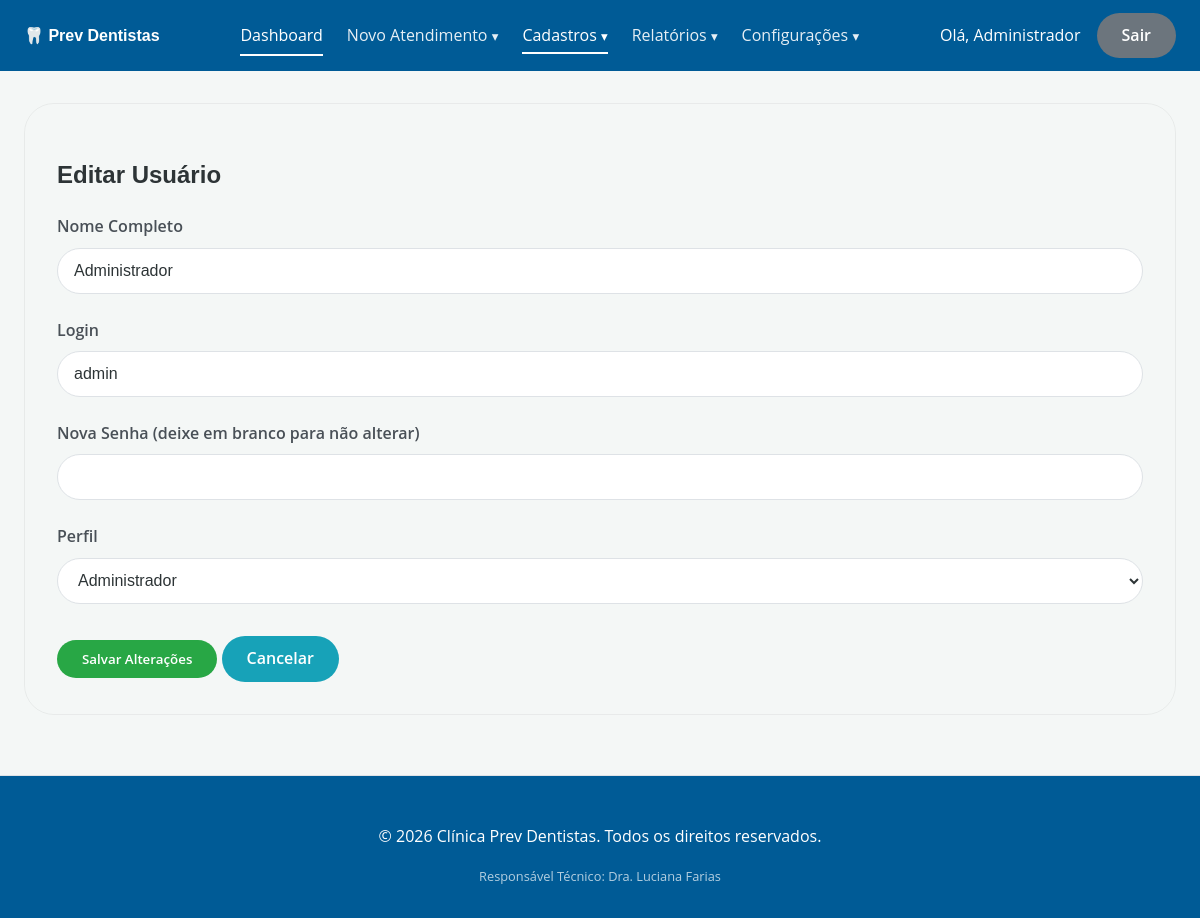
The page /usuarios/editar?id=1 (signed in) on the database its author committed.
### tables this page shows
CREATE TABLE IF NOT EXISTS `usuarios` (
  `id` int NOT NULL AUTO_INCREMENT,
  `nome` varchar(100) NOT NULL,
  `login` varchar(50) NOT NULL,
  `senha` varchar(255) NOT NULL,
  `perfil` enum('proprietario','recepcionista','dentista') NOT NULL,
  `criado_em` timestamp NULL DEFAULT CURRENT_TIMESTAMP,
  PRIMARY KEY (`id`),
  UNIQUE KEY `login` (`login`)
);

### app/Controllers/UsuarioController.php (called while the page is built, shortened)
<?php
class UsuarioController {
    public function editar() {
        $id = $_GET['id'] ?? null;
        $usuarioModel = new \App\Models\Usuario();
        $usuario = $usuarioModel->getById($id);
        require_once 'app/Views/usuarios/editar.php';
    }
}

### app/Core/Router.php (called while the page is built, shortened)
<?php
class Router {
    protected $controller = 'DashboardController';
    protected $method = 'index';
    public function __construct() {
        $url = $this->parseUrl();
        $rotas = [
            'login' => 'AuthController',
            'pacientes' => 'PacienteController',
            'procedimentos' => 'ProcedimentoController',
            'despesas' => 'DespesaController',
            'usuarios' => 'UsuarioController',
            'relatorios' => 'RelatorioController',
            'configuracoes_gerais' => 'ConfiguracaoGeralController',
            'atendimentos' => 'AtendimentoController',
            'configuracoes' => 'ConfiguracaoController'
        ];
        if (isset($url[0])) {
            $rotaSolicitada = strtolower(str_replace('.php', '', $url[0]));
            if (array_key_exists($rotaSolicitada, $rotas)) {
                $this->controller = $rotas[$rotaSolicitada];
                unset($url[0]);
            } else {
                $this->controller = 'DashboardController';
            }
        }
        $classeController = '\\App\\Controllers\\' . $this->controller;
        if (class_exists($classeController)){
            $this->controller = new $classeController;
        } else {
            $classeController = '\\App\\Controllers\\DashboardController';
            $this->controller = new $classeController;
        }
        if (isset($url[1])) {
            if (method_exists($this->controller, $url[1])) {
                $this->method = $url[1];
                unset($url[1]);
            }
        }
        $this->params = $url ? array_values($url) : [];
        call_user_func_array([$this->controller, $this->method], $this->params);
    }
    private function parseUrl() {
        if (isset($_GET['url'])) {
            return explode('/', filter_var(rtrim($_GET['url'], '/'), FILTER_SANITIZE_URL));
        }
        return [];
    }
}

### index.php (called while the page is built, shortened)
<?php
require_once 'autoload.php';
$app = new Router();
?>

### autoload.php (called while the page is built, shortened)
<?php
spl_autoload_register(function ($class) {
    $prefix = 'App\\';
    $base_dir = __DIR__ . '/app/';
    $len = strlen($prefix);
    $relative_class = substr($class, $len);
    $file = $base_dir . str_replace('\\', '/', $relative_class) . '.php';
});

### app/Core/Database.php (called while the page is built, shortened)
<?php
class Database {
    private static $instance = null;
    private $connection;
    private $host = 'localhost';
    private $db_name = 'clinica_prev_dentistas';
    private $username = 'root';
    private $password = '';
    private function __construct() {
        try {
            $this->connection = new PDO("mysql:host={$this->host};dbname={$this->db_name};charset=utf8", $this->username, $this->password);
            $this->connection->setAttribute(PDO::ATTR_ERRMODE, PDO::ERRMODE_EXCEPTION);
            $this->connection->setAttribute(PDO::ATTR_DEFAULT_FETCH_MODE, PDO::FETCH_ASSOC);
        } catch (PDOException $e) {
            die("Erro na conexão com o banco de dados: " . $e->getMessage());
        }
    }
    public static function getInstance() {
        if (self::$instance === null) {
            self::$instance = new Database();
        }
        return self::$instance->getConnection();
    }
    public function getConnection() {
        return $this->connection;
    }
}

### app/Models/Usuario.php (called while the page is built, shortened)
<?php
class Usuario {
    private $pdo;
    public function __construct() {
        $this->pdo = Database::getInstance();
    }
    public function getById($id) {
        $stmt = $this->pdo->prepare("SELECT id, nome, login, perfil FROM usuarios WHERE id = ?");
        $stmt->execute([$id]);
        return $stmt->fetch(PDO::FETCH_ASSOC);
    }
}

### app/Views/usuarios/editar.php (the view, shortened to what this page needs)
<?php require_once 'views/header.php'; ?>
<div class="card">
    <h2>Editar Usuário</h2>
    <form action="<?= BASE_URL ?>usuarios/salvar" method="POST" style="margin-top: 1rem;">
        <div class="form-group">
            <label for="nome">Nome Completo</label>
            <input type="text" name="nome" id="nome" value="<?= htmlspecialchars($usuario['nome'] ?? '') ?>" required>
        </div>
        <div class="form-group">
            <label for="login">Login</label>
            <input type="text" name="login" id="login" value="<?= htmlspecialchars($usuario['login'] ?? '') ?>" required>
        </div>
        <div class="form-group">
            <label for="senha">Nova Senha (deixe em branco para não alterar)</label>
            <input type="password" name="senha" id="senha">
        </div>
        <div class="form-group">
            <label for="perfil">Perfil</label>
            <select name="perfil" id="perfil" required>
                <?php $perfil = $usuario['perfil'] ?? ''; ?>
                <option value="proprietario" <?= $perfil === 'proprietario' ? 'selected' : '' ?>>Administrador</option>
            </select>
        </div>
        <div style="margin-top: 2rem;">
            <button type="submit" class="btn btn-success">Salvar Alterações</button>
            <a href="<?= BASE_URL ?>usuarios" class="btn btn-cancel">Cancelar</a>
        </div>
    </form>
</div>
<?php require_once 'views/footer.php'; ?>

### assets/css/style.css (style rules this page uses)
:root { --primary-color: #005b96; --primary-dark: #0370b5; --background-color: #f4f7f6; --secondary-color: #6c757d; --info-color: #17a2b8; --success-color: #28a745; --danger-color: #dc3545; --border-color: #dee2e6; --white-color: #ffffff; --border-radius: 30px; --text-color: #2d3436; --shadow-md: 0 10px 30px rgba(0,0,0,0.1); }
body { font-family: 'Open Sans', sans-serif; background-color: var(--background-color); color: var(--text-color); margin: 0; padding: 0; line-height: 1.6; }
h1, h2, h3, h4, .logo { font-family: 'Poppins', sans-serif; font-weight: 600; }
.btn, button, input[type="submit"] { border-radius: var(--border-radius); padding: 10px 25px; font-family: 'Open Sans', sans-serif; font-weight: 600; border: none; cursor: pointer; transition: all 0.3s ease; display: inline-flex; align-items: center; justify-content: center; text-decoration: none; }
.btn-success { background-color: #28a745; color: #ffffff; }
.btn-cancel { background-color: #17a2b8; color: #ffffff !important; border: none; font-family: 'Open Sans', sans-serif; font-weight: 600; border-radius: var(--border-radius); padding: 10px 25px; display: inline-flex; align-items: center; justify-content: center; text-decoration: none; transition: all 0.3s ease; }
html { scroll-behavior: smooth; }
.card { background-color: var(--card-bg); border-radius: var(--border-radius); box-shadow: var(--shadow-sm); padding: 2rem; margin-bottom: 2rem; border: 1px solid rgba(0,0,0,0.05); transition: box-shadow 0.3s ease; }
.form-group { margin-bottom: 1.5rem; }
label { display: block; margin-bottom: 0.5rem; font-weight: 600; color: #495057; }
input[type="text"], input[type="email"], input[type="number"], input[type="password"], input[type="date"], input[type="month"], select, textarea { width: 100%; padding: 0.8rem 1rem; border: 1px solid var(--border-color); border-radius: var(--border-radius); box-sizing: border-box; font-size: 1rem; transition: border-color 0.2s, box-shadow 0.2s; background-color: #fff; color: var(--text-color); }

### rows shown on the page
usuarios: nome "Administrador", login "admin", perfil "Administrador"

### other values the page prints
$_SESSION['usuario_nome'] "Administrador"
